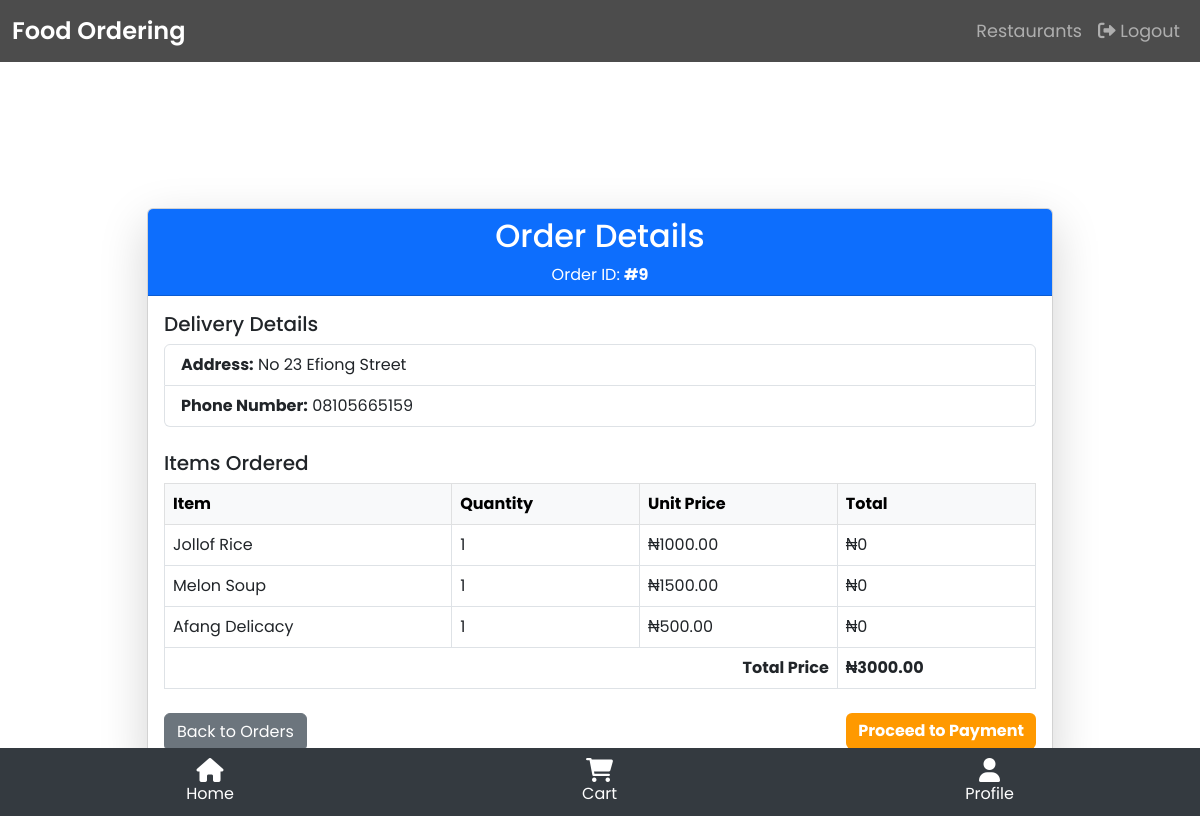
Page /orders/9/ (signed in) on the committed database.
### systemapp/models.py (models this page shows, shortened)
class Order(models.Model):
    STATUS_CHOICES = [
        ('Pending', 'Pending'),
        ('Confirmed', 'Confirmed'),
        ('Delivered', 'Delivered'),
        ('Cancelled', 'Cancelled'),
    ]
    user = models.ForeignKey(User, on_delete=models.CASCADE)
    date = models.DateTimeField(auto_now_add=True)
    total_price = models.DecimalField(max_digits=10, decimal_places=2)
    delivery_status = models.CharField(max_length=20, choices=STATUS_CHOICES, default='Pending')
    menu_items = models.ManyToManyField(MenuItem)

class Profile(models.Model):
    user = models.OneToOneField(User, on_delete=models.CASCADE)
    phone_number = models.CharField(max_length=15, blank=True, null=True)
    address = models.TextField(blank=True, null=True)
    profile_picture = models.ImageField(upload_to='profile_pictures/', blank=True, null=True)

class OrderItem(models.Model):
    order = models.ForeignKey(Order, related_name='order_items', on_delete=models.CASCADE)
    food_item = models.ForeignKey(MenuItem, on_delete=models.CASCADE)
    quantity = models.PositiveIntegerField(default=1)
    subtotal = models.DecimalField(max_digits=10, decimal_places=2)

class MenuItem(models.Model):
    restaurant = models.ForeignKey(Restaurant, on_delete=models.CASCADE)
    name = models.CharField(max_length=100)
    description = models.TextField()
    price = models.DecimalField(max_digits=10, decimal_places=2)
    image = CloudinaryField('images', default='null')

### systemapp/views.py (the view)
# urls.py: path('orders/<int:order_id>/', views.order_detail, name='order_detail'),
@login_required
def order_detail(request, order_id):
    order = get_object_or_404(Order, id=order_id, user=request.user)
    order_items = order.order_items.all()
    profile = request.user.profile
    delivery_address = profile.address
    phone_number = profile.phone_number
    total_price = sum(item.food_item.price * item.quantity for item in order_items)
    return render(request, 'systemapp/order_detail.html', {
        'order': order,
        'order_items': order_items,
        'address':delivery_address,
        'phone_number': phone_number,
        'total_price': total_price,
    })

### systemapp/templatetags/custom_filters.py (called while the page is built)
@register.filter
def mul(value, arg):
    try:
        return float(value) * float(arg)
    except (ValueError, TypeError):
        return 0

### systemapp/templates/systemapp/order_detail.html (shortened to what this page needs)
{% extends 'systemapp/base.html' %}
{% load custom_filters %}
{% block content %}
<div class="container py-5">
    <div class="row justify-content-center">
        <div class="col-md-10">
            <div class="card shadow-lg">
                <div class="card-header bg-primary text-white text-center">
                    <h2>Order Details</h2>
                    <p class="mb-0">Order ID: <strong>#{{ order.id }}</strong></p>
                </div>
                <div class="card-body">
                    <h5>Delivery Details</h5>
                    <ul class="list-group mb-4">
                        <li class="list-group-item"><strong>Address:</strong> {{ address }}</li>
                        <li class="list-group-item"><strong>Phone Number:</strong> {{ phone_number }}</li>
                    </ul>
                    <h5>Items Ordered</h5>
                    <table class="table table-bordered">
                        <thead class="table-light">
                            <tr>
                                <th>Item</th>
                                <th>Quantity</th>
                                <th>Unit Price</th>
                                <th>Total</th>
                            </tr>
                        </thead>
                        <tbody>
                            {% for item in order_items %}
                                <tr>
                                    <td>{{ item.food_item.name }}</td>
                                    <td>{{ item.quantity }}</td>
                                    <td>₦{{ item.food_item.price }}</td>
                                    <td>₦{{ item.food_item.price|floatformat:2|add:item.quantity|mul:item.food_item.price }}</td>
                                </tr>
                            {% endfor %}
                        </tbody>
                        <tfoot>
                            <tr>
                                <th colspan="3" class="text-end">Total Price</th>
                                <th>₦{{ total_price|floatformat:2 }}</th>
                            </tr>
                        </tfoot>
                    </table>
                    <div class="d-flex justify-content-between mt-4">
                        <a href="{% url 'order_history' %}" class="btn btn-secondary">Back to Orders</a>
                        <form method="post" action="{% url 'initialize_payment' order.id %}">
                            <button type="submit" class="btn btn-success">Proceed to Payment</button>
                        </form>
                    </div>
                </div>
            </div>
        </div>
    </div>
</div>
{% endblock %}}

### systemapp/templates/systemapp/base.html (style rules this page uses)
html, body { height: 100%; margin: 0; font-family: 'Poppins', sans-serif; padding-top: 56px; padding-bottom: 56px; }
.btn-success { background-color: #ff9900; border: none; font-weight: bold; }

### rows in the picture
Order: id "9"
Profile: address "No 23 Efiong Street", phone_number "08105665159"
OrderItem: food_item.name "Jollof Rice", quantity "1", food_item.price "1000.00", food_item.price|add "0"
OrderItem: food_item.name "Melon Soup", quantity "1", food_item.price "1500.00", food_item.price|add "0"
OrderItem: food_item.name "Afang Delicacy", quantity "1", food_item.price "500.00", food_item.price|add "0"

### other values in the picture
{{ total_price|floatformat:2 }} "3000.00"
